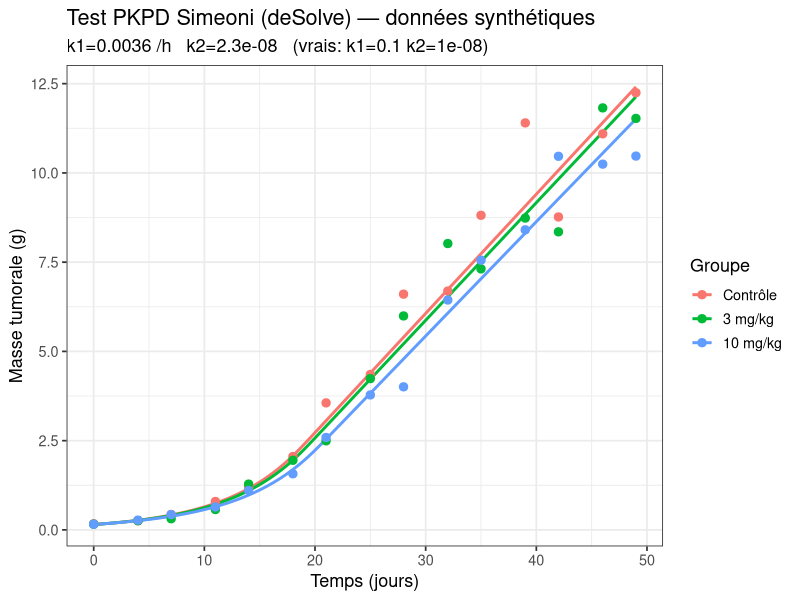
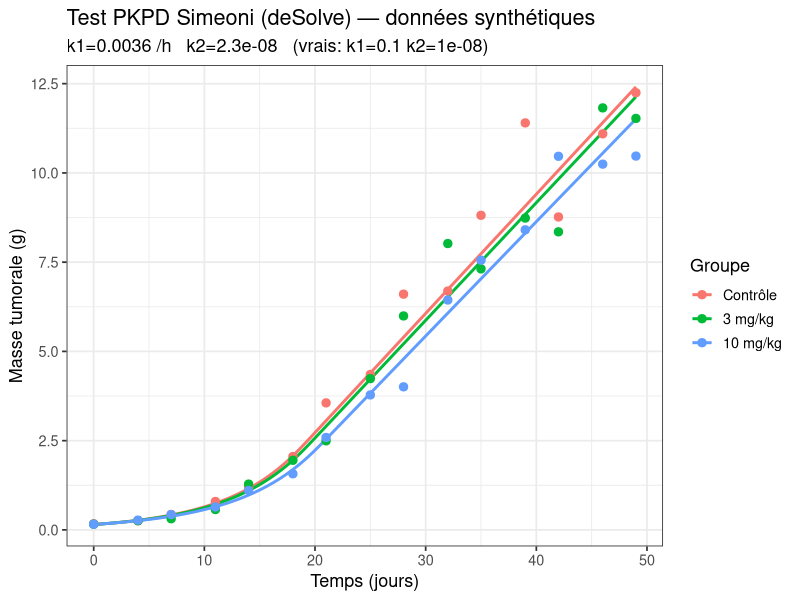

The R script that drew these images, in order:
# Test PKPD Simeoni — deSolve + données synthétiques
# k2 calibré : k2*C1_max ~ 2×l0 → effet visible sans éradication complète

library(deSolve)
library(ggplot2)

# ── Paramètres PK (estimation 2-comp) ─────────────────────────────────────────
CL  <- 7.02e-4;  V1 <- 0.0711;  V2 <- 0.1326
k10 <- CL / V1                       # 0.00987 /h
k12 <- 0.0089                        # Q/V1 (approx)
k21 <- 0.0048                        # Q/V2 (approx)

# ── Paramètres PD fixés ───────────────────────────────────────────────────────
l0 <- 0.146 / 24   # 0.00608 /h
l1 <- 0.334 / 24   # 0.01392 g/h
p  <- 20

# ── Vrais paramètres à récupérer ──────────────────────────────────────────────
# k2*C1_max(10mg) = k2 * 10000/0.0711 ≈ 140 647 * k2
# Pour effet 2×l0 à pic : k2 ≈ 2*l0/140647 ≈ 8.6e-8
k1_true <- 0.10      # /h  (transit)
k2_true <- 1e-8      # k2*C1max ≈ 0.14*l0 → inhibition partielle
w0      <- 0.15      # g

dose10 <- 10000;  dose3 <- 3000;  dose0 <- 0   # µg/kg

# ── Modèle ODE ────────────────────────────────────────────────────────────────
pkpd_ode <- function(t, state, pars) {
  with(as.list(c(state, pars)), {
    dA1 <- -(k10 + k12)*A1 + k21*A2
    dA2 <-   k12*A1 - k21*A2
    C1  <- A1 / V1

    w      <- x1 + x2 + x3 + x4
    growth <- l0*x1 / (1 + (l0/l1*w)^p)^(1/p)

    dx1 <- growth - k2*C1*x1
    dx2 <- k2*C1*x1 - k1*x2
    dx3 <- k1*(x2 - x3)
    dx4 <- k1*(x3 - x4)

    list(c(dA1, dA2, dx1, dx2, dx3, dx4))
  })
}

simulate_group <- function(dose, pars, times) {
  state0 <- c(A1=dose, A2=0, x1=w0, x2=0, x3=0, x4=0)  # A1=quantité
  out <- tryCatch(
    as.data.frame(lsoda(state0, times, pkpd_ode, pars,
                        rtol=1e-6, atol=1e-8)),
    error = function(e) NULL
  )
  if (is.null(out)) return(rep(NA_real_, length(times)))
  pmax(out$x1 + out$x2 + out$x3 + out$x4, 1e-6)
}

# ── Données synthétiques (bruit log-normal 10%) ───────────────────────────────
obs_days <- c(0, 4, 7, 11, 14, 18, 21, 25, 28, 32, 35, 39, 42, 46, 49)
obs_h    <- obs_days * 24

pars_true <- c(k10=k10, k12=k12, k21=k21, V1=V1,
               l0=l0, l1=l1, p=p, k1=k1_true, k2=k2_true)

set.seed(42)
noise <- function(x) pmax(x * exp(rnorm(length(x), 0, 0.10)), 1e-6)

w_ctrl <- noise(simulate_group(dose0,  pars_true, obs_h))
w_d3   <- noise(simulate_group(dose3,  pars_true, obs_h))
w_d10  <- noise(simulate_group(dose10, pars_true, obs_h))

cat("Vérification données synthétiques :\n")
cat("  Contrôle j0=", round(w_ctrl[1],3), " j49=", round(tail(w_ctrl,1),3), "\n")
cat("  3  mg/kg j0=", round(w_d3[1],3),   " j49=", round(tail(w_d3,1),3),   "\n")
cat("  10 mg/kg j0=", round(w_d10[1],3),  " j49=", round(tail(w_d10,1),3),  "\n")

dat_ctrl <- data.frame(t=obs_h, w=w_ctrl)
dat_d3   <- data.frame(t=obs_h, w=w_d3)
dat_d10  <- data.frame(t=obs_h, w=w_d10)

# ── Fonction objective ─────────────────────────────────────────────────────────
objective <- function(logpar) {
  k1  <- unname(exp(logpar[1]));  k2 <- unname(exp(logpar[2]))
  par <- c(k10=k10, k12=k12, k21=k21, V1=V1,
           l0=l0, l1=l1, p=p, k1=k1, k2=k2)

  pc  <- simulate_group(dose0,  par, dat_ctrl$t)
  p3  <- simulate_group(dose3,  par, dat_d3$t)
  p10 <- simulate_group(dose10, par, dat_d10$t)

  bad <- function(x) is.null(x) || any(is.na(x))
  if (bad(pc) || bad(p3) || bad(p10)) return(1e10)

  mean((log(dat_ctrl$w) - log(pc))^2) +
  mean((log(dat_d3$w)   - log(p3))^2) +
  mean((log(dat_d10$w)  - log(p10))^2)
}

# ── Multi-start nlminb ────────────────────────────────────────────────────────
cat("\nOptimisation...\n")
starts <- list(c(k1=0.1, k2=5e-8), c(k1=0.2, k2=1e-7),
               c(k1=0.05, k2=2e-8), c(k1=0.3, k2=1e-7))

best_obj <- Inf;  best_fit <- NULL
for (s in starts) {
  fit_try <- tryCatch(
    nlminb(log(s), objective,
           control=list(eval.max=2000, iter.max=1000,
                        rel.tol=1e-10, x.tol=1e-10)),
    error = function(e) NULL
  )
  if (!is.null(fit_try) && fit_try$objective < best_obj) {
    best_obj <- fit_try$objective;  best_fit <- fit_try
  }
}

k1_est <- unname(exp(best_fit$par[1]));  k2_est <- unname(exp(best_fit$par[2]))
cat("Vrais   : k1 =", k1_true,          "  k2 =", k2_true,          "\n")
cat("Estimés : k1 =", round(k1_est, 5), "  k2 =", round(k2_est, 9), "\n")
cat("Objectif:", round(best_obj, 6), "\n")

# ── Graphique ─────────────────────────────────────────────────────────────────
times_full <- seq(0, 49*24, by=2)
pars_est   <- c(k10=k10, k12=k12, k21=k21, V1=V1,
                l0=l0, l1=l1, p=p, k1=k1_est, k2=k2_est)

lev <- c("Contrôle","3 mg/kg","10 mg/kg")
df_sim <- rbind(
  data.frame(t=times_full/24, w=simulate_group(dose0,  pars_est, times_full), Groupe="Contrôle"),
  data.frame(t=times_full/24, w=simulate_group(dose3,  pars_est, times_full), Groupe="3 mg/kg"),
  data.frame(t=times_full/24, w=simulate_group(dose10, pars_est, times_full), Groupe="10 mg/kg")
)
df_obs <- rbind(
  data.frame(t=obs_days, w=w_ctrl, Groupe="Contrôle"),
  data.frame(t=obs_days, w=w_d3,   Groupe="3 mg/kg"),
  data.frame(t=obs_days, w=w_d10,  Groupe="10 mg/kg")
)
df_sim$Groupe <- factor(df_sim$Groupe, lev)
df_obs$Groupe <- factor(df_obs$Groupe, lev)

ggplot() +
  geom_line(data=df_sim,  aes(x=t, y=w, color=Groupe), linewidth=1) +
  geom_point(data=df_obs, aes(x=t, y=w, color=Groupe), size=2.5) +
  labs(title="Test PKPD Simeoni (deSolve) — données synthétiques",
       subtitle=paste0("k1=", round(k1_est,4), " /h   k2=", round(k2_est,9),
                       "   (vrais: k1=", k1_true, " k2=", k2_true, ")"),
       x="Temps (jours)", y="Masse tumorale (g)") +
  theme_bw(base_size=13)

ggsave("scripts/test_pkpd_desolve.png", width=9, height=5, dpi=150)
cat("Test OK → scripts/test_pkpd_desolve.png\n")
